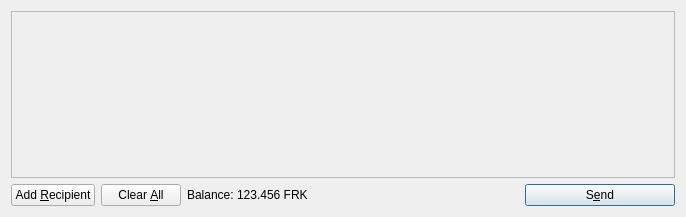
<?xml version="1.0" encoding="UTF-8"?>
<ui version="4.0">
 <class>SendCoinsDialog</class>
 <widget class="QDialog" name="SendCoinsDialog">
  <property name="geometry">
   <rect>
    <x>0</x>
    <y>0</y>
    <width>686</width>
    <height>217</height>
   </rect>
  </property>
  <property name="windowTitle">
   <string>Send Coins</string>
  </property>
  <layout class="QVBoxLayout" name="verticalLayout">
   <item>
    <widget class="QScrollArea" name="scrollArea">
     <property name="widgetResizable">
      <bool>true</bool>
     </property>
     <widget class="QWidget" name="scrollAreaWidgetContents">
      <property name="geometry">
       <rect>
        <x>0</x>
        <y>0</y>
        <width>666</width>
        <height>165</height>
       </rect>
      </property>
      <layout class="QVBoxLayout" name="verticalLayout_2">
       <property name="margin">
        <number>0</number>
       </property>
       <item>
        <layout class="QVBoxLayout" name="entries">
         <property name="spacing">
          <number>6</number>
         </property>
        </layout>
       </item>
       <item>
        <spacer name="verticalSpacer">
         <property name="orientation">
          <enum>Qt::Vertical</enum>
         </property>
         <property name="sizeHint" stdset="0">
          <size>
           <width>20</width>
           <height>40</height>
          </size>
         </property>
        </spacer>
       </item>
      </layout>
     </widget>
    </widget>
   </item>
   <item>
    <layout class="QHBoxLayout" name="horizontalLayout">
     <item>
      <widget class="QPushButton" name="addButton">
       <property name="toolTip">
        <string>Send to multiple recipients at once</string>
       </property>
       <property name="text">
        <string>Add &amp;Recipient</string>
       </property>
       <property name="icon">
        <iconset resource="../bitcoin.qrc">
         <normaloff>:/icons/add</normaloff>:/icons/add</iconset>
       </property>
       <property name="autoDefault">
        <bool>false</bool>
       </property>
      </widget>
     </item>
     <item>
      <widget class="QPushButton" name="clearButton">
       <property name="sizePolicy">
        <sizepolicy hsizetype="Minimum" vsizetype="Fixed">
         <horstretch>0</horstretch>
         <verstretch>0</verstretch>
        </sizepolicy>
       </property>
       <property name="toolTip">
        <string>Remove all transaction fields</string>
       </property>
       <property name="text">
        <string>Clear &amp;All</string>
       </property>
       <property name="icon">
        <iconset resource="../bitcoin.qrc">
         <normaloff>:/icons/remove</normaloff>:/icons/remove</iconset>
       </property>
       <property name="autoRepeatDelay">
        <number>300</number>
       </property>
       <property name="autoDefault">
        <bool>false</bool>
       </property>
      </widget>
     </item>
     <item>
      <layout class="QHBoxLayout" name="horizontalLayout_2">
       <property name="spacing">
        <number>3</number>
       </property>
       <item>
        <widget class="QLabel" name="label">
         <property name="text">
          <string>Balance:</string>
         </property>
        </widget>
       </item>
       <item>
        <widget class="QLabel" name="labelBalance">
         <property name="cursor">
          <cursorShape>IBeamCursor</cursorShape>
         </property>
         <property name="text">
          <string>123.456 FRK</string>
         </property>
         <property name="textInteractionFlags">
          <set>Qt::LinksAccessibleByMouse|Qt::TextSelectableByKeyboard|Qt::TextSelectableByMouse</set>
         </property>
        </widget>
       </item>
      </layout>
     </item>
     <item>
      <spacer name="horizontalSpacer">
       <property name="orientation">
        <enum>Qt::Horizontal</enum>
       </property>
       <property name="sizeHint" stdset="0">
        <size>
         <width>40</width>
         <height>20</height>
        </size>
       </property>
      </spacer>
     </item>
     <item>
      <widget class="QPushButton" name="sendButton">
       <property name="minimumSize">
        <size>
         <width>150</width>
         <height>0</height>
        </size>
       </property>
       <property name="toolTip">
        <string>Confirm the send action</string>
       </property>
       <property name="text">
        <string>S&amp;end</string>
       </property>
       <property name="icon">
        <iconset resource="../bitcoin.qrc">
         <normaloff>:/icons/send</normaloff>:/icons/send</iconset>
       </property>
       <property name="default">
        <bool>true</bool>
       </property>
      </widget>
     </item>
    </layout>
   </item>
  </layout>
 </widget>
 <resources>
  <include location="../bitcoin.qrc"/>
 </resources>
 <connections/>
</ui>
